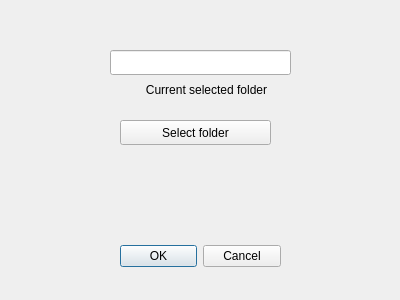
<?xml version="1.0" encoding="UTF-8"?>
<ui version="4.0">
 <class>SelectFilesDialog</class>
 <widget class="QDialog" name="SelectFilesDialog">
  <property name="geometry">
   <rect>
    <x>0</x>
    <y>0</y>
    <width>400</width>
    <height>300</height>
   </rect>
  </property>
  <property name="windowTitle">
   <string>Dialog</string>
  </property>
  <widget class="QDialogButtonBox" name="buttonBox">
   <property name="geometry">
    <rect>
     <x>120</x>
     <y>240</y>
     <width>161</width>
     <height>32</height>
    </rect>
   </property>
   <property name="orientation">
    <enum>Qt::Horizontal</enum>
   </property>
   <property name="standardButtons">
    <set>QDialogButtonBox::Cancel|QDialogButtonBox::Ok</set>
   </property>
  </widget>
  <widget class="QPushButton" name="folderExplorer">
   <property name="geometry">
    <rect>
     <x>120</x>
     <y>120</y>
     <width>151</width>
     <height>25</height>
    </rect>
   </property>
   <property name="text">
    <string>Select folder</string>
   </property>
  </widget>
  <widget class="QLineEdit" name="currentPath">
   <property name="geometry">
    <rect>
     <x>110</x>
     <y>50</y>
     <width>181</width>
     <height>25</height>
    </rect>
   </property>
  </widget>
  <widget class="QLabel" name="label">
   <property name="geometry">
    <rect>
     <x>121</x>
     <y>80</y>
     <width>171</width>
     <height>20</height>
    </rect>
   </property>
   <property name="text">
    <string>Current selected folder</string>
   </property>
   <property name="alignment">
    <set>Qt::AlignCenter</set>
   </property>
  </widget>
 </widget>
 <resources/>
 <connections>
  <connection>
   <sender>buttonBox</sender>
   <signal>accepted()</signal>
   <receiver>SelectFilesDialog</receiver>
   <slot>accept()</slot>
   <hints>
    <hint type="sourcelabel">
     <x>248</x>
     <y>254</y>
    </hint>
    <hint type="destinationlabel">
     <x>157</x>
     <y>274</y>
    </hint>
   </hints>
  </connection>
  <connection>
   <sender>buttonBox</sender>
   <signal>rejected()</signal>
   <receiver>SelectFilesDialog</receiver>
   <slot>reject()</slot>
   <hints>
    <hint type="sourcelabel">
     <x>316</x>
     <y>260</y>
    </hint>
    <hint type="destinationlabel">
     <x>286</x>
     <y>274</y>
    </hint>
   </hints>
  </connection>
 </connections>
</ui>
